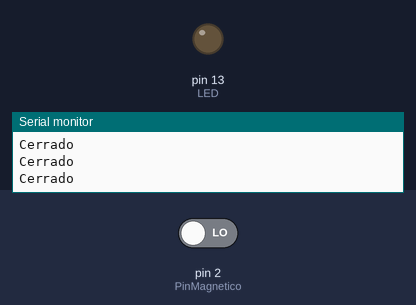
A sketch run on a simulated Arduino Uno, built with avr-gcc and run on an emulated ATmega328P. Parts: output pins drawn as LEDs (lit = HIGH), the last lines printed to the serial monitor. The test bench sets the inputs (shaded band); at power-on: pin 2 (PinMagnetico) LOW.

Above: at 1.2 s.
1.3 s: pin 2 (PinMagnetico) driven HIGH
At 2.4 s:
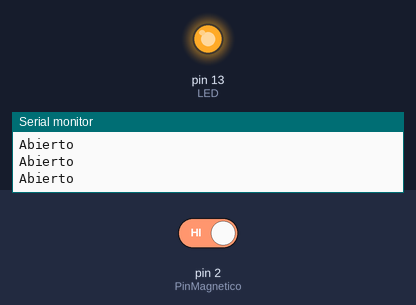
2.8 s: pin 2 (PinMagnetico) driven LOW
At 3.4 s:
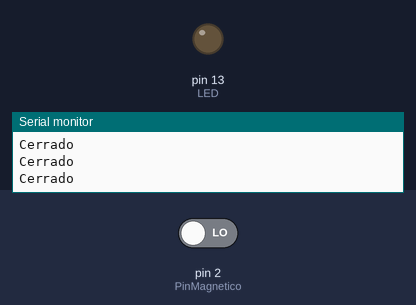
Timing chart, 0 to 5.8 s (numbered marks = the images above; inputs shaded):
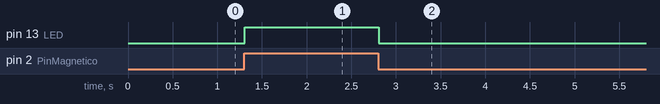

Measured:
- after the input at 1.3 s, pin 13 (LED): LOW → HIGH at once
- after the input at 2.8 s, pin 13 (LED): HIGH → LOW at once

The sketch:

SensorMagnetico.ino
```cpp
 int PinMagnetico=2;       //connect tilt to D2
 int LED=13;
 int estado;

 void setup() {
     Serial.begin(9600);
     pinMode(LED, OUTPUT);
     pinMode(PinMagnetico, INPUT);
 }

 void loop() {
    estado = digitalRead(PinMagnetico);

     if(estado==HIGH)   //when the digital output value of tilt is high, turn on the LED.
     {
       digitalWrite(LED, HIGH);
       Serial.println("Abierto");
     }else{
       digitalWrite(LED, LOW);
       Serial.println("Cerrado");
     }
 }
```
